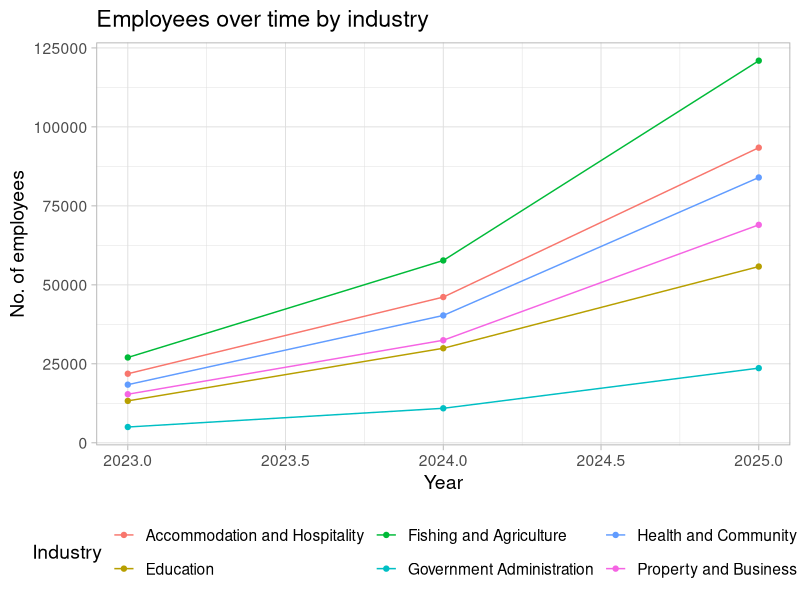
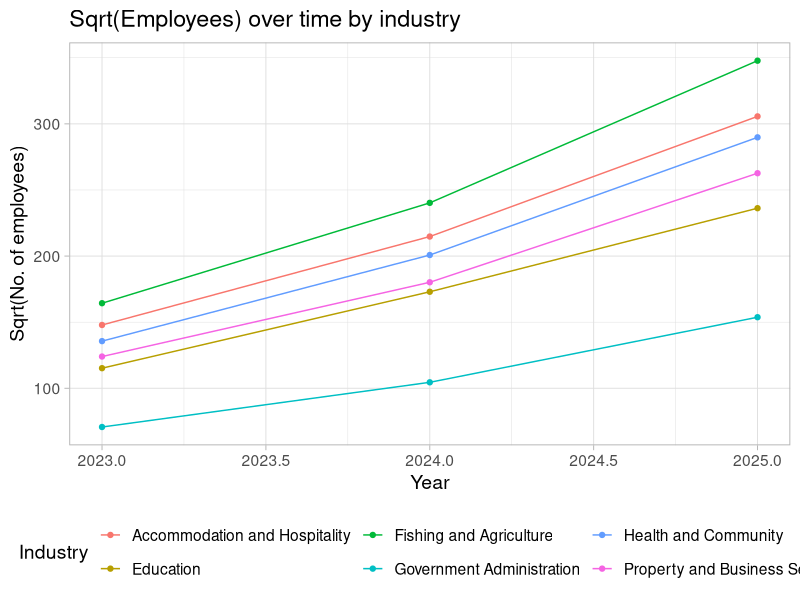
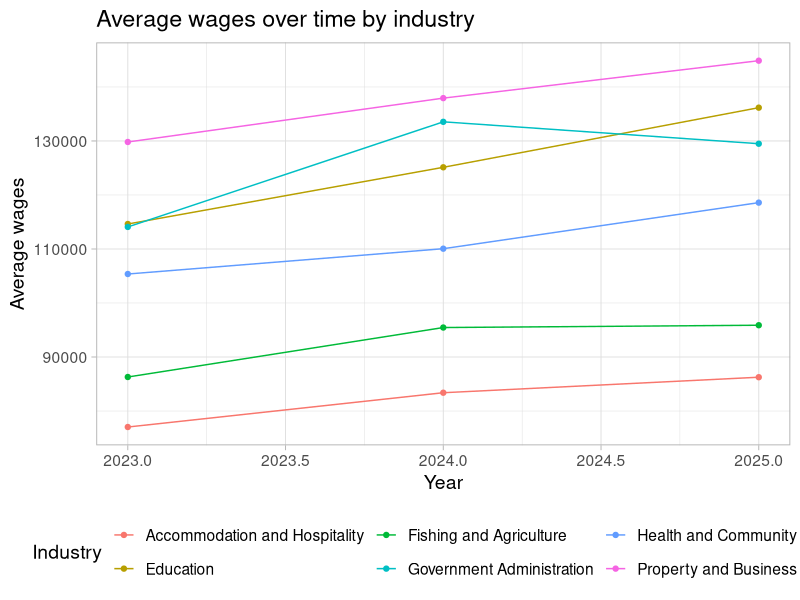
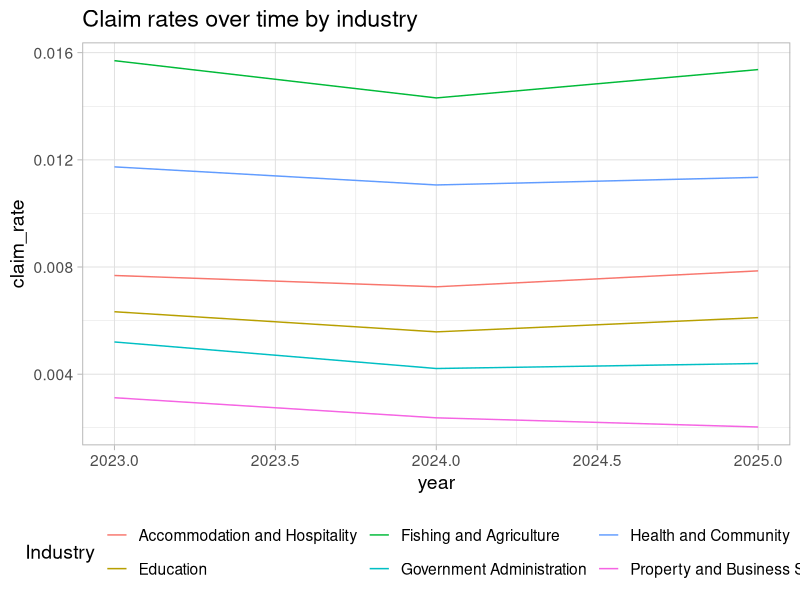
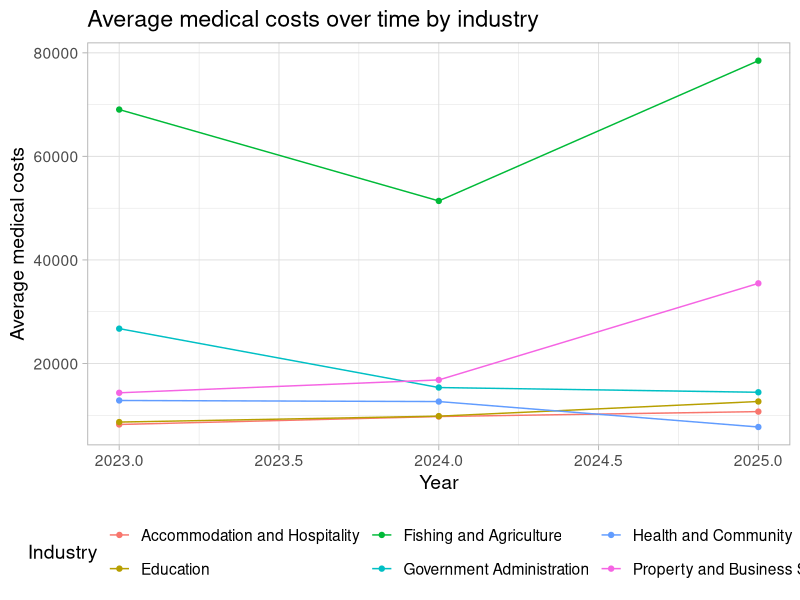
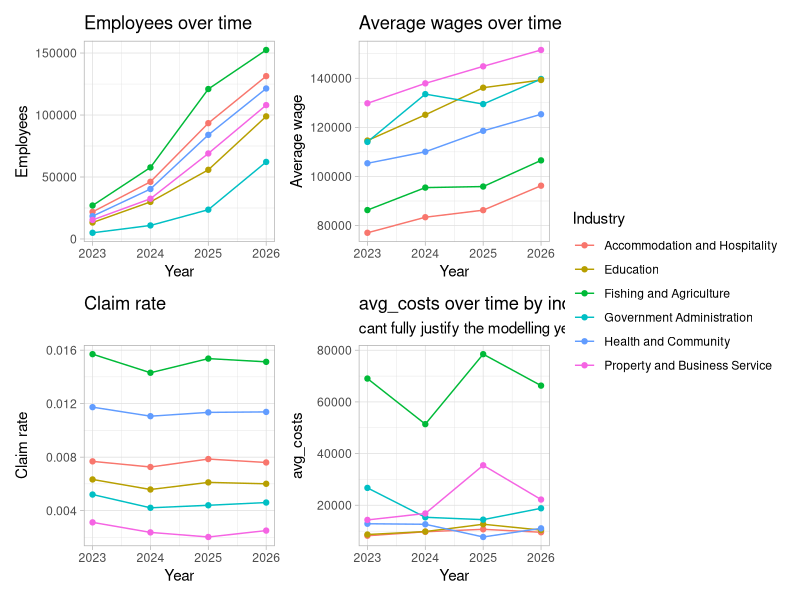

Write R code to recreate these figures, in order. (Note: this script raises an error after producing the figures.)
# doing everything on an industry level. The plots in main.R with all the companies can still go in the appendix though to show the lack of outliers hence assumptions checked.
library(tidyverse)
library(readxl)
library(patchwork)
data <- read_excel("2025 Case Comp Data CLEAN.xlsx")

# Workforce size by industry ----
employees_table <- data %>% 
  dplyr::select(`Company ID`, Industry, `2023` = `Number of employees 2023`, `2024` = `Number of employees 2024`, `2025` = `Number of employees 2025`) %>% 
  pivot_longer(cols = 3:5, names_to = "year", values_to = "employees") %>%
  mutate(year = as.numeric(year)) %>% 
  group_by(Industry, year) %>% 
  summarise(employees = sum(employees))

# idk if we want the graph of the straight employees or the sqrt() - thats what the regression was fitted on
# prolly put employees in main slides and sqrt(employees) in the appendix
employees_table %>% 
  ggplot(aes(x = year, y = employees, colour = Industry)) +
  geom_line() +
  geom_point() +
  labs(
    title = "Employees over time by industry",
    x = "Year",
    y = "No. of employees"
  ) +
  theme_light(base_size=14) +
  theme(legend.position = "bottom")

employees_table %>% 
  ggplot(aes(x = year, y = sqrt(employees), colour = Industry)) +
  geom_line() +
  geom_point() +
  labs(
    title = "Sqrt(Employees) over time by industry",
    x = "Year",
    y = "Sqrt(No. of employees)"
  ) +
  theme_light(base_size=14) +
  theme(legend.position = "bottom")

predict_employees <- function(industry, summary = FALSE, assumption = FALSE) {
  model <- lm(sqrt(employees) ~ year + Industry, data = employees_table)
  if(summary) {print(summary(model))}
  if(assumption) {print(plot(model))}
  predicted_value <- predict(model, newdata = data.frame(year = 2026, Industry = industry))
  # result <- list(model = model, prediction = predicted_value)
  # return(result)
  return(predicted_value^2)
}

# Average wage per employee by industry ----
wages_table <- data %>% 
  select(`Company ID`, Industry, `2023` = `2023 wages`, `2024` = `2024 wages`, `2025` = `2025 wages`) %>% 
  pivot_longer(cols = 3:5, names_to = "year", values_to = "wages") %>% 
  mutate(year = as.numeric(year)) %>% 
  group_by(Industry, year) %>% 
  summarise(wages = sum(wages)) %>% 
  full_join(employees_table) %>% 
  group_by(Industry, year) %>% 
  mutate(avg_wages = wages / employees)

wages_table %>% 
  ggplot(aes(x=year, y=avg_wages, colour = Industry)) +
  geom_line() +
  geom_point() +
  labs(
    title = "Average wages over time by industry",
    x = "Year",
    y = "Average wages"
  ) +
  theme_light(base_size=14) +
  theme(legend.position = "bottom")

predict_wage <- function(industry, summary = FALSE, assumptions = FALSE) {
  # input an industry and then output an average wage in 2026
  model <- lm(avg_wages ~ year + Industry, data = wages_table)
  if(summary) {print(summary(model))}
  if(assumptions) {print(plot(model))}
  predict(model, newdata = data.frame(year = 2026, Industry = industry)) %>% 
    return()
}

# Claim rate by industry ----
claims_table <- data %>% 
  select(`Company ID`, Industry, `2023` = `2023 number of claims`, `2024` = `2024 number of claims`, `2025` = `2025 number of claims`) %>% 
  pivot_longer(cols = 3:5, names_to = "year", values_to = "claims") %>% 
  mutate(year = as.numeric(year)) %>% 
  group_by(Industry, year) %>% 
  summarise(claims = sum(claims)) %>% 
  full_join(employees_table) %>% 
  group_by(Industry, year) %>% 
  mutate(claim_rate = sum(claims)/sum(employees))

claims_table %>% 
  ggplot(aes(x=year, y=claim_rate, colour = Industry)) +
  geom_line() +
  labs(title = "Claim rates over time by industry") +
  theme_light(base_size=14) +
  theme(legend.position = "bottom")
# using a flatline (average of past 3 years) to predict the claims rate
# the graph seems to suggest that Property and Business Service is decreasing but unsure if this will continue in the future. using the flatline might be overestimating.

predict_claim_rate <- function(industry) {
  # input an industry and then output an average claim_rate in 2026
  # regression doesn't seem suitable but an average of the 3 years seems appropiate
  claims_table %>% 
    filter(Industry == industry) %>% 
    pull(claim_rate) %>% 
    mean() %>% 
    return()
}

# NOT COMPLETE AND DODGY RN Average medical cost per claim by industry ----
  # possibly using survival analysis technique? like KME or whatever
costs_table <- data %>%
  select(Industry, `Company ID`, `2023` = `2023 medical costs`, `2024` = `2024 medical costs`, `2025` = `2025 medical costs`) %>% 
  pivot_longer(cols = 3:5, names_to = "year", values_to = "costs") %>%
  mutate(year = as.numeric(year)) %>% 
  group_by(Industry, year) %>% 
  summarise(costs = sum(costs)) %>% 
  full_join(claims_table) %>% 
  group_by(Industry, year) %>% 
  mutate(avg_costs = costs / claims) %>% 
  select(Industry, year, costs, claims, avg_costs)

costs_table %>% 
  ggplot(aes(x=year, y=avg_costs, colour = Industry)) +
  geom_line() +
  geom_point() +
  labs(
    title = "Average medical costs over time by industry",
    x = "Year",
    y = "Average medical costs"
  ) +
  theme_light(base_size = 14) +
  theme(legend.position = "bottom")

predict_costs <- function(industry) {
  # input an industry and then output an average medical costs per claim in 2026
  # THIS IS EXTREMELY PLACE HOLDER RN UNTIL WE ACTUALLY MODEL THE CLAIMS COSTS GOODLY
  costs_table %>% 
    filter(Industry == industry) %>% 
    pull(avg_costs) %>% 
    mean() %>% 
    return()
}

# Make the predictions and add to the original data to graph it ----
  # add in the appropriate regression line too (as a dashed line of the same colour and no confidence band - too messy)

employees_2026 <- c(
  predict_employees("Accommodation and Hospitality"),
  predict_employees("Government Administration"),
  predict_employees("Fishing and Agriculture"),
  predict_employees("Education"),
  predict_employees("Health and Community"),
  predict_employees("Property and Business Service")
)

avg_wages_2026 <- c(
  predict_wage("Accommodation and Hospitality"),
  predict_wage("Government Administration"),
  predict_wage("Fishing and Agriculture"),
  predict_wage("Education"),
  predict_wage("Health and Community"),
  predict_wage("Property and Business Service")
)

claim_rate_2026 <- c(
  predict_claim_rate("Accommodation and Hospitality"),
  predict_claim_rate("Government Administration"),
  predict_claim_rate("Fishing and Agriculture"),
  predict_claim_rate("Education"),
  predict_claim_rate("Health and Community"),
  predict_claim_rate("Property and Business Service") 
)

avg_costs_2026 <- c(
  predict_costs("Accommodation and Hospitality"),
  predict_costs("Government Administration"),
  predict_costs("Fishing and Agriculture"),
  predict_costs("Education"),
  predict_costs("Health and Community"),
  predict_costs("Property and Business Service")
)

predicted_data <- employees_table %>% 
  full_join(wages_table) %>% 
  full_join(claims_table) %>% 
  full_join(costs_table) %>% 
  select(Industry, year, employees, avg_wages, claim_rate, avg_costs) %>% 
  ungroup() %>% 
  add_row(Industry = c("Accommodation and Hospitality",
                       "Government Administration",
                       "Fishing and Agriculture",
                       "Education",
                       "Health and Community",
                       "Property and Business Service"),
          year = 2026,
          employees = employees_2026,
          avg_wages = avg_wages_2026,
          claim_rate = claim_rate_2026,
          avg_costs = avg_costs_2026)

plot0 <- predicted_data %>% 
  ggplot(aes(x=year, y=employees, colour = Industry)) +
  geom_line() +
  geom_point() + 
  labs(
    title = "Employees over time",
    x = "Year",
    y = "Employees"   
  ) +
  theme_light()

plot1 <- predicted_data %>% 
  ggplot(aes(x=year, y=avg_wages, colour = Industry)) +
  geom_line() +
  geom_point() + 
  labs(
    title = "Average wages over time",
    x = "Year",
    y = "Average wage"   
  ) +
  theme_light()

plot2 <- predicted_data %>% 
  ggplot(aes(x=year, y=claim_rate, colour = Industry)) +
  geom_line() +
  geom_point() + 
  labs(
    title = "Claim rate",
    x = "Year",
    y = "Claim rate"   
  ) +
  theme_light()

plot3 <- predicted_data %>% 
  ggplot(aes(x=year, y=avg_costs, colour = Industry)) +
  geom_line() +
  geom_point() + 
  labs(
    title = "avg_costs over time by industry",
    subtitle = "cant fully justify the modelling yet",
    x = "Year",
    y = "avg_costs"   
  ) +
  theme_light()

plot0 + plot1 + plot2 + plot3 + plot_layout(guides = "collect")

# Find the amount of moneys needed ----
# total_medical_costs <- (claim_rate_2026 * employees_2026 * avg_costs_2026) %>% sum()
total_salary_compensation <- (0.7 * 0.75 * 4/52 * claim_rate_2026 * employees_2026 * avg_wages_2026) %>% sum()
total_costs <- total_medical_costs + total_salary_compensation + 2400000
